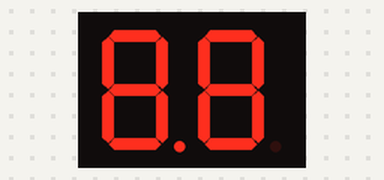
A sketch run on a simulated Arduino Uno, built with avr-gcc and run on an emulated ATmega328P. Shown: 2-digit seven-segment display.

Above: at 0.05 s.
At 1.25 s:
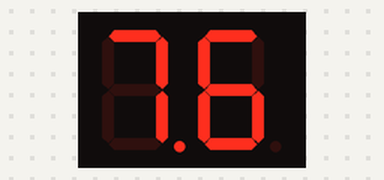
At 2.45 s:
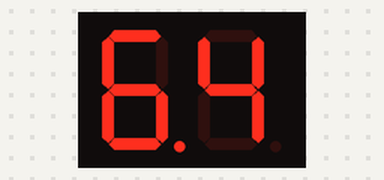
At 4.75 s:
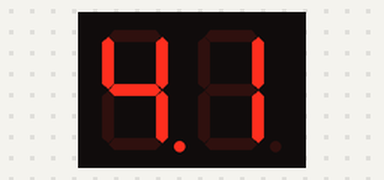
At 7.15 s:
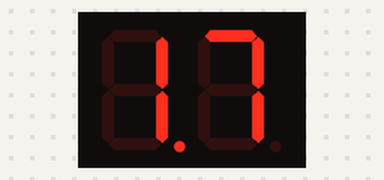
At 9.55 s:
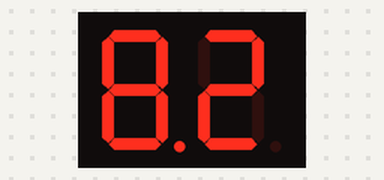

Measured:
- by itself, everything shown: repeats every 8.9 s, in 89 steps

The sketch:

7segment_led_counter.ino
```cpp
#include "SevSeg.h"
SevSeg sevseg; //Instantiate a seven segment object

enum direction {Decreasing, Increasing}  direction_mode;


#define HIGH_VALUE 8.8
float display_value = 0; // or HIGH_VALUE;

void setup() {
  direction_mode=Decreasing;
  if (direction_mode == Decreasing) {
    display_value = HIGH_VALUE;
  } else {
    display_value = 0;
  }
  byte numDigits = 2;
  byte digitPins[] = {2, 3};  // I have a 2-segment display
  byte segmentPins[] = {9, 8, 5, 6, 7, 11, 10, 4};  // these are the wirings I used.
  bool resistorsOnSegments = false; // 'false' means resistors are on digit pins
  byte hardwareConfig = COMMON_ANODE; // I have a KEM-5621-BSR Common Anode 7 Segment led
  sevseg.begin(hardwareConfig, numDigits, digitPins, segmentPins, resistorsOnSegments);
}

unsigned long last_update = 0;
#define INTERVAL_MS 100
int freeze_blink_count=0;
void loop() {
  // update the display
  sevseg.setNumber(display_value,1);
  sevseg.refreshDisplay();

  // if INTERVAL_MS has elapsed, ready the next value
  unsigned long now = millis();
  if (now - last_update >= INTERVAL_MS) {  // unsigned subtraction is safe across millis() rollover
    // time to update
    last_update = now;
    if (direction_mode == Increasing) {
      display_value += 0.1;
      if (display_value > HIGH_VALUE)
        display_value = 0;
    } else { //direction_mode must be Decreasing
      display_value -= 0.1;
      if (display_value < 0) {
        display_value = HIGH_VALUE;
      }
    }
  }

}
```
